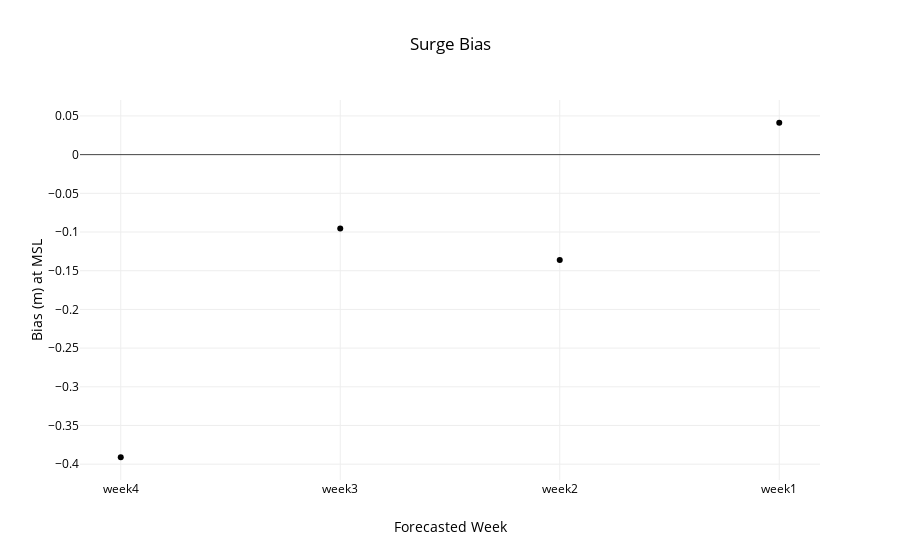

The notebook cell saved with this chart:
### Code cell
week = ['nan','week4','week3','week2','week1']
data = utils.metric(files,week,start,26981)
title,x,y='Surge Bias','Forecasted Week','Bias (m) at MSL'
layout=utils.layout(title,x,y)
fig = go.Figure(data=data, layout=layout)
interactive = iplot(fig)
#po.plot(fig,filename=root_dir+'\\'+'metric.html')

### Figure 1 — Plotly figure (JSON) as saved in the notebook; plotly's stock layout.template omitted (floating-point values rounded to 4 significant figures)
{"data": [{"line": {"color": "rgba(0, 102, 153)"}, "mode": "markers", "type": "scatter", "uid": "3c185175-8eb6-4b1c-9819-21c9a968c767", "x": ["week4", "week3", "week2", "week1"], "y": [-0.391, -0.09542, -0.1363, 0.0412]}], "layout": {"autosize": true, "font": {"color": "rgb(0, 0, 0)"}, "legend": {"orientation": "h"}, "paper_bgcolor": "rgb(255,255,255)", "plot_bgcolor": "rgb(255,255,255)", "title": "Surge Bias", "xaxis": {"autorange": true, "range": [-0.1812, 3.181], "title": "Forecasted Week", "type": "category"}, "yaxis": {"autorange": true, "range": [-0.4227, 0.07286], "title": "Bias (m) at MSL", "type": "linear"}}}
